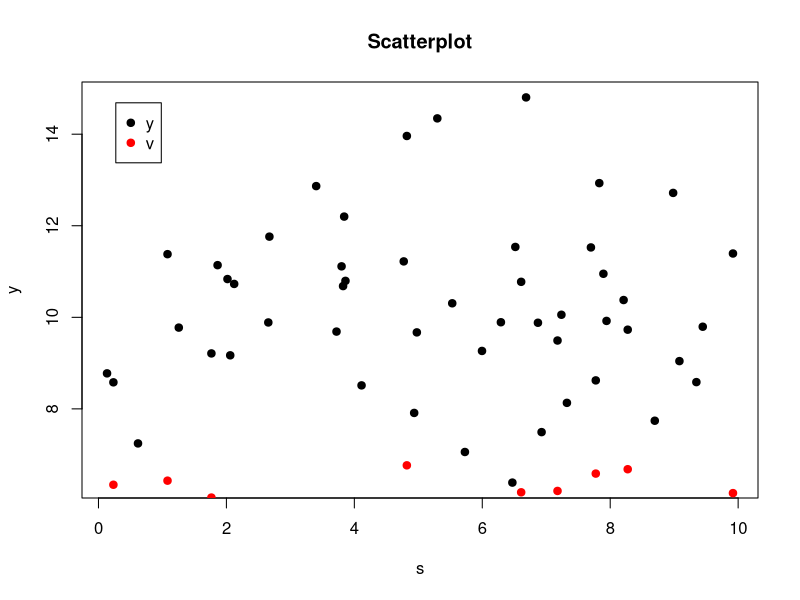

The R script that drew this image:
set.seed(1) 
s <- runif(50, min=0, max=10)
y <- rnorm(50, mean=10, sd=2)  
v <- rnorm(50, mean=5, sd=1)

# Plot (s,y)
plot(s, y, main="Scatterplot", 
     xlab="s", ylab="y", pch=19)

# Add (s,v) to same plot  
points(s, v, col="red", pch=19)

# Add legend
legend("topleft", inset=.05,
       pch=19, col=c("black", "red"), 
       legend=c("y", "v"))